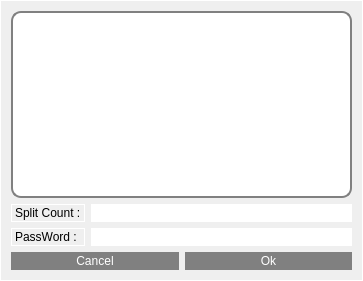
<?xml version="1.0" encoding="UTF-8"?>
<ui version="4.0">
 <class>AddWindow</class>
 <widget class="QDialog" name="AddWindow">
  <property name="geometry">
   <rect>
    <x>0</x>
    <y>0</y>
    <width>363</width>
    <height>281</height>
   </rect>
  </property>
  <property name="windowTitle">
   <string>Dialog</string>
  </property>
  <property name="styleSheet">
   <string notr="true">QPushButton
{
	border: 2px solid grey;
	border-radius: 10px;
	padding: 0 8px;
	background: grey;
   color:white;
}
QTextEdit
{
border: 2px solid gray;
border-radius: 10px;
padding: 0 8px;
background: White;
color:black;
}
QListWidget
{
border: 2px solid gray;
border-radius: 10px;
padding: 0 8px;
background: White;
color:black;
}
*
{
background: qradialgradient(cx: 0.3, cy: -0.4, fx: 0.3, fy: -
0.4, radius: 1.35, stop: 0 #fff, stop: 1 #888);
color: rgb(0, 0, 0);
border: 1px solid #ffffff;
}</string>
  </property>
  <layout class="QGridLayout" name="gridLayout">
   <item row="0" column="0" colspan="2">
    <widget class="QTextEdit" name="textEditConfirmation">
     <property name="readOnly">
      <bool>true</bool>
     </property>
    </widget>
   </item>
   <item row="1" column="0" colspan="2">
    <layout class="QHBoxLayout" name="horizontalLayout">
     <item>
      <widget class="QLabel" name="label">
       <property name="text">
        <string>Split Count :</string>
       </property>
      </widget>
     </item>
     <item>
      <widget class="QLineEdit" name="lineEditCount"/>
     </item>
    </layout>
   </item>
   <item row="2" column="0" colspan="2">
    <layout class="QHBoxLayout" name="horizontalLayout_2">
     <item>
      <widget class="QLabel" name="label_2">
       <property name="text">
        <string>PassWord : </string>
       </property>
      </widget>
     </item>
     <item>
      <widget class="QLineEdit" name="lineEditPassWd">
       <property name="echoMode">
        <enum>QLineEdit::Password</enum>
       </property>
      </widget>
     </item>
    </layout>
   </item>
   <item row="3" column="0">
    <widget class="QPushButton" name="pushButtonCancel">
     <property name="text">
      <string>Cancel</string>
     </property>
    </widget>
   </item>
   <item row="3" column="1">
    <widget class="QPushButton" name="pushButtonOk">
     <property name="text">
      <string>Ok</string>
     </property>
    </widget>
   </item>
  </layout>
  <zorder>splitter</zorder>
  <zorder>textEditConfirmation</zorder>
 </widget>
 <resources/>
 <connections/>
</ui>
